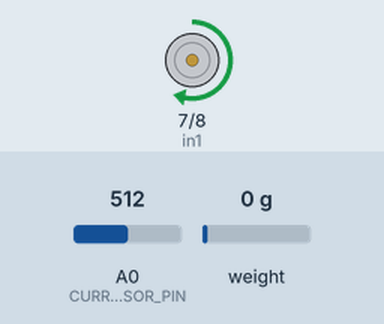
A sketch run on a simulated Arduino Mega 2560, built with avr-gcc and run on an emulated ATmega2560. On the bench: motor-driver pin pairs drawn as motors (green arrow = first pin HIGH = forward, orange = second pin HIGH = backward, longer = more drive, scaled by the enable pin). The test bench sets the inputs (shaded band); at power-on: A0 (CURRENT_SENSOR_PIN) = 512, weight on the scale 0 g. What the sketch prints to the serial monitor is not drawn. At 34.1 s the program stops and its outputs stay as they are.

Above: at 1.1 s.
At 15.3 s:
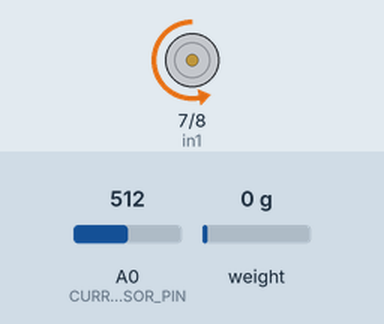
At 31.1 s:
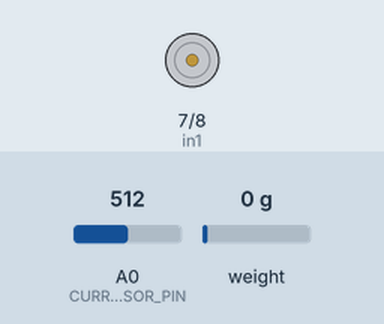
Timing chart, 0 to 32.6 s (numbered marks = the images above):
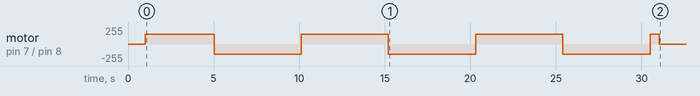

The sketch:

motor_control_system.ino
```cpp
#include "HX711.h"

// Motor A connections for L298N motor driver
int enA = 6;      // PWM pin for speed control
int in1 = 7;      // Direction control pin
int in2 = 8;      // Direction control pin

// Encoder connections
#define ENCODER_A 4  // Interrupt-capable pin on the Mega for Channel A
#define ENCODER_B 5  // Pin for Channel B

// Load Cell HX711 connections
const int LOADCELL_DOUT_PIN = 2;  // DOUT from HX711
const int LOADCELL_SCK_PIN = 3;   // SCK from HX711

HX711 scale;

// Current Sensor ACS712 connection
const int CURRENT_SENSOR_PIN = A0;

// Variables to track encoder counts and motor speed
volatile long encoderCount = 0;
volatile long lastEncoderCount = 0;
volatile bool direction = true;  // true = forward, false = reverse

// Constant motor speed (PWM value: 0 to 255)
const int MOTOR_SPEED = 150; // Adjust as needed for your application

// Timer variables
unsigned long lastToggleTime = 0; // Time of the last direction change
unsigned long lastDataTime = 0;   // Time of the last data collection
const unsigned long toggleInterval = 5000; // 5 seconds in milliseconds
const unsigned long dataInterval = 100;    // 100ms data collection interval
bool motorDirectionForward = true; // Start with forward direction

// Data collection variables
unsigned long testStartTime = 0;
long expectedRotation = 0;
float slipPercentage = 0.0;
bool dataLogging = true;

// Calibration constants (adjust based on your setup)
const float LOAD_CELL_CALIBRATION = 1.0; // Calibration factor for load cell
const float CURRENT_SENSOR_ZERO = 512.0; // Zero current reading (adjust for your sensor)
const float CURRENT_SENSOR_SENSITIVITY = 0.1; // Sensitivity in A/ADC unit

// Test configuration
const int TEST_DURATION = 30000; // 30 seconds test duration (0 = infinite)
const bool ENABLE_SLIP_DETECTION = true;
const float SLIP_THRESHOLD = 5.0; // Slip threshold percentage

void setup() {
  Serial.begin(57600);  // Initialize Serial Monitor

  // Wait for serial connection
  while (!Serial) {
    delay(10);
  }

  // Print CSV header
  printCSVHeader();

  // Motor setup
  pinMode(enA, OUTPUT);
  pinMode(in1, OUTPUT);
  pinMode(in2, OUTPUT);

  // Initialize motor in a stopped state
  digitalWrite(in1, LOW);
  digitalWrite(in2, LOW);

  // Encoder setup
  pinMode(ENCODER_A, INPUT);
  pinMode(ENCODER_B, INPUT);

  // Attach interrupts to encoder Channel A
  attachInterrupt(digitalPinToInterrupt(ENCODER_A), encoderISR, CHANGE);

  // Load cell setup
  scale.begin(LOADCELL_DOUT_PIN, LOADCELL_SCK_PIN);
  scale.set_scale(LOAD_CELL_CALIBRATION);
  scale.tare(); // Reset the scale to 0

  // Initialize test start time
  testStartTime = millis();
  lastDataTime = testStartTime;

  Serial.println("# Test bench initialized. Starting data collection...");
}

void loop() {
  unsigned long currentTime = millis();

  // Check if test duration is complete
  if (TEST_DURATION > 0 && (currentTime - testStartTime) > TEST_DURATION) {
    stopTest();
    return;
  }

  // Toggle motor direction every 5 seconds
  if (currentTime - lastToggleTime >= toggleInterval) {
    motorDirectionForward = !motorDirectionForward; // Switch direction
    lastToggleTime = currentTime; // Reset the timer

    // Log direction change
    Serial.print("# Direction changed to: ");
    Serial.println(motorDirectionForward ? "Forward" : "Reverse");
  }

  // Run the motor at constant speed in the current direction
  runMotorConstantSpeed(motorDirectionForward);

  // Collect and log data at specified intervals
  if (currentTime - lastDataTime >= dataInterval) {
    collectAndLogData(currentTime);
    lastDataTime = currentTime;
  }

  // Check for slip detection
  if (ENABLE_SLIP_DETECTION && abs(slipPercentage) > SLIP_THRESHOLD) {
    Serial.print("# SLIP DETECTED! Slip percentage: ");
    Serial.print(slipPercentage);
    Serial.println("%");
  }
}

void printCSVHeader() {
  Serial.println("# Mars Rover Single Wheel Test Bench Data");
  Serial.println("# Timestamp(ms),ElapsedTime(ms),EncoderCount,ExpectedRotation,SlipPercentage,Direction,LoadCellReading,CurrentSensor,MotorCurrent(A),Comments");
}

void collectAndLogData(unsigned long currentTime) {
  // Calculate elapsed time
  unsigned long elapsedTime = currentTime - testStartTime;

  // Calculate expected rotation based on time and motor speed
  // This is a simplified calculation - adjust based on your wheel specifications
  long timeDelta = currentTime - lastDataTime;
  long expectedDelta = (long)((float)timeDelta * MOTOR_SPEED / 255.0 * 0.1); // Simplified calculation
  expectedRotation += motorDirectionForward ? expectedDelta : -expectedDelta;

  // Calculate slip percentage
  if (expectedRotation != 0) {
    slipPercentage = ((float)(expectedRotation - encoderCount) / (float)abs(expectedRotation)) * 100.0;
  } else {
    slipPercentage = 0.0;
  }

  // Read sensors
  long loadCellReading = 0;
  if (scale.is_ready()) {
    loadCellReading = scale.read();
  }

  int currentSensorRaw = analogRead(CURRENT_SENSOR_PIN);
  float motorCurrent = (currentSensorRaw - CURRENT_SENSOR_ZERO) * CURRENT_SENSOR_SENSITIVITY;

  // Print data in CSV format
  Serial.print(currentTime);
  Serial.print(",");
  Serial.print(elapsedTime);
  Serial.print(",");
  Serial.print(encoderCount);
  Serial.print(",");
  Serial.print(expectedRotation);
  Serial.print(",");
  Serial.print(slipPercentage, 2);
  Serial.print(",");
  Serial.print(motorDirectionForward ? "1" : "0");
  Serial.print(",");
  Serial.print(loadCellReading);
  Serial.print(",");
  Serial.print(currentSensorRaw);
  Serial.print(",");
  Serial.print(motorCurrent, 3);
  Serial.print(",");

  // Add comments for special conditions
  if (abs(slipPercentage) > SLIP_THRESHOLD) {
    Serial.print("SLIP_DETECTED");
  } else if (abs(currentTime - lastToggleTime) < 200) {
    Serial.print("DIRECTION_CHANGE");
  } else {
    Serial.print("NORMAL");
  }

  Serial.println();
}

// Function to run the motor at a constant speed
void runMotorConstantSpeed(bool forward) {
  analogWrite(enA, MOTOR_SPEED); // Set motor speed to constant value

  if (forward) {
    // Forward direction
    digitalWrite(in1, HIGH);
    digitalWrite(in2, LOW);
  } else {
    // Reverse direction
    digitalWrite(in1, LOW);
    digitalWrite(in2, HIGH);
  }
}

// Function to stop the test
void stopTest() {
  // Stop the motor
  analogWrite(enA, 0);
  digitalWrite(in1, LOW);
  digitalWrite(in2, LOW);

  Serial.println("# Test completed!");
  Serial.print("# Total encoder count: ");
  Serial.println(encoderCount);
  Serial.print("# Final slip percentage: ");
  Serial.print(slipPercentage, 2);
  Serial.println("%");

  // Stop further execution
  while (true) {
    delay(1000);
  }
}

// Interrupt Service Routine (ISR) for the encoder Channel A
void encoderISR() {
  // Read Channel B to determine direction
  direction = (digitalRead(ENCODER_A) == digitalRead(ENCODER_B));

  // Update encoder count based on direction
  if (direction) {
    encoderCount++;
  } else {
    encoderCount--;
  }
} 
```

Measured:
- by itself, motor on pin 7 (in1) / pin 8 (in2): stopped → forward 150/255 at 1.0 s, → backward 150/255 4.0 s later, → forward 150/255 5.1 s later, → backward 150/255 5.1 s later, … (8 changes in this stretch)
